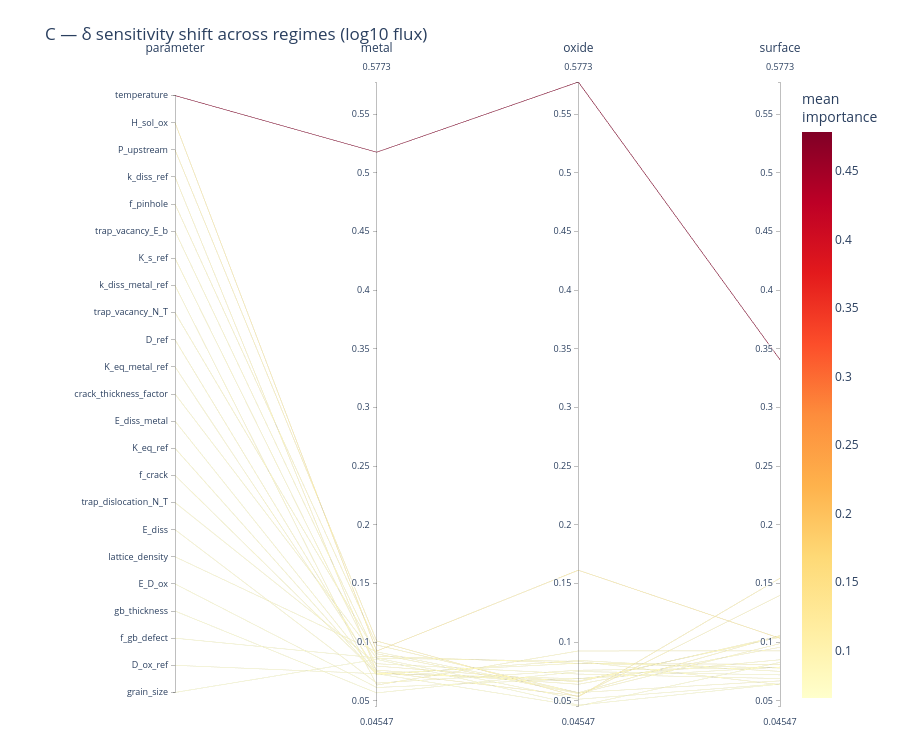

Notebook cell for this chart:
### Markdown cell above
## C — δ sensitivity shift across regimes

Each line is a **parameter**; axes are the three regimes; height = its Borgonovo-δ for log10(flux).
Steeply sloped lines are parameters whose importance changes between regimes (e.g. `H_sol_ox` rising
on the oxide axis). Colour = mean importance.

### Code cell
figC = parallel_coordinates_sensitivity(
    cmp_flux, title='C — δ sensitivity shift across regimes (log10 flux)',
    save_html=os.path.join(FIG_DIR, 'pcp_C_sensitivity.html'))
figC

### Figure 1 — Plotly figure (JSON) as saved in the notebook; plotly's stock layout.template omitted (floating-point values rounded to 4 significant figures)
{"data": [{"dimensions": [{"label": "parameter", "range": [-0.5, 22.5], "ticktext": ["temperature", "H_sol_ox", "P_upstream", "k_diss_ref", "f_pinhole", "trap_vacancy_E_b", "K_s_ref", "k_diss_metal_ref", "trap_vacancy_N_T", "D_ref", "K_eq_metal_ref", "crack_thickness_factor", "E_diss_metal", "K_eq_ref", "f_crack", "trap_dislocation_N_T", "E_diss", "lattice_density", "E_D_ox", "gb_thickness", "f_gb_defect", "D_ox_ref", "grain_size"], "tickvals": [22, 21, 20, 19, 18, 17, 16, 15, 14, 13, 12, 11, 10, 9, 8, 7, 6, 5, 4, 3, 2, 1, 0], "values": [22, 21, 20, 19, 18, 17, 16, 15, 14, 13, 12, 11, 10, 9, 8, 7, 6, 5, 4, 3, 2, 1, 0]}, {"label": "metal", "range": [0.04547, 0.5773], "values": [0.5175, 0.0923, 0.1009, 0.07475, 0.09751, 0.08796, 0.07953, 0.06332, 0.08998, 0.07354, 0.076, 0.08627, 0.0731, 0.07204, 0.07307, 0.08152, 0.06499, 0.09164, 0.06125, 0.05663, 0.08643, 0.07298, 0.08527]}, {"label": "oxide", "range": [0.04547, 0.5773], "values": [0.5773, 0.1612, 0.05331, 0.05397, 0.05672, 0.08179, 0.06597, 0.09237, 0.05609, 0.06671, 0.06399, 0.08352, 0.08194, 0.0843, 0.06876, 0.07269, 0.07594, 0.05693, 0.06878, 0.07483, 0.05125, 0.04547, 0.04623]}, {"label": "surface", "range": [0.04547, 0.5773], "values": [0.3406, 0.1032, 0.1544, 0.1397, 0.1056, 0.08096, 0.1051, 0.09252, 0.09862, 0.1041, 0.09551, 0.06368, 0.07786, 0.07502, 0.0849, 0.06885, 0.07818, 0.06688, 0.07859, 0.07202, 0.06436, 0.08269, 0.06417]}], "labelangle": 0, "labelfont": {"size": 12}, "labelside": "top", "line": {"color": [0.4785, 0.1189, 0.1029, 0.08947, 0.0866, 0.08357, 0.08353, 0.08274, 0.08156, 0.08145, 0.0785, 0.07782, 0.07763, 0.07712, 0.07558, 0.07435, 0.07304, 0.07182, 0.06954, 0.06783, 0.06735, 0.06705, 0.06522], "colorbar": {"title": {"text": "mean<br>importance"}}, "colorscale": [[0, "rgb(255,255,204)"], [0.125, "rgb(255,237,160)"], [0.25, "rgb(254,217,118)"], [0.375, "rgb(254,178,76)"], [0.5, "rgb(253,141,60)"], [0.625, "rgb(252,78,42)"], [0.75, "rgb(227,26,28)"], [0.875, "rgb(189,0,38)"], [1, "rgb(128,0,38)"]], "showscale": true}, "rangefont": {"size": 9}, "tickfont": {"size": 9}, "type": "parcoords"}], "layout": {"font": {"size": 12}, "height": 748, "margin": {"b": 40, "l": 175, "r": 120, "t": 80}, "title": {"text": "C — δ sensitivity shift across regimes (log10 flux)"}}}
